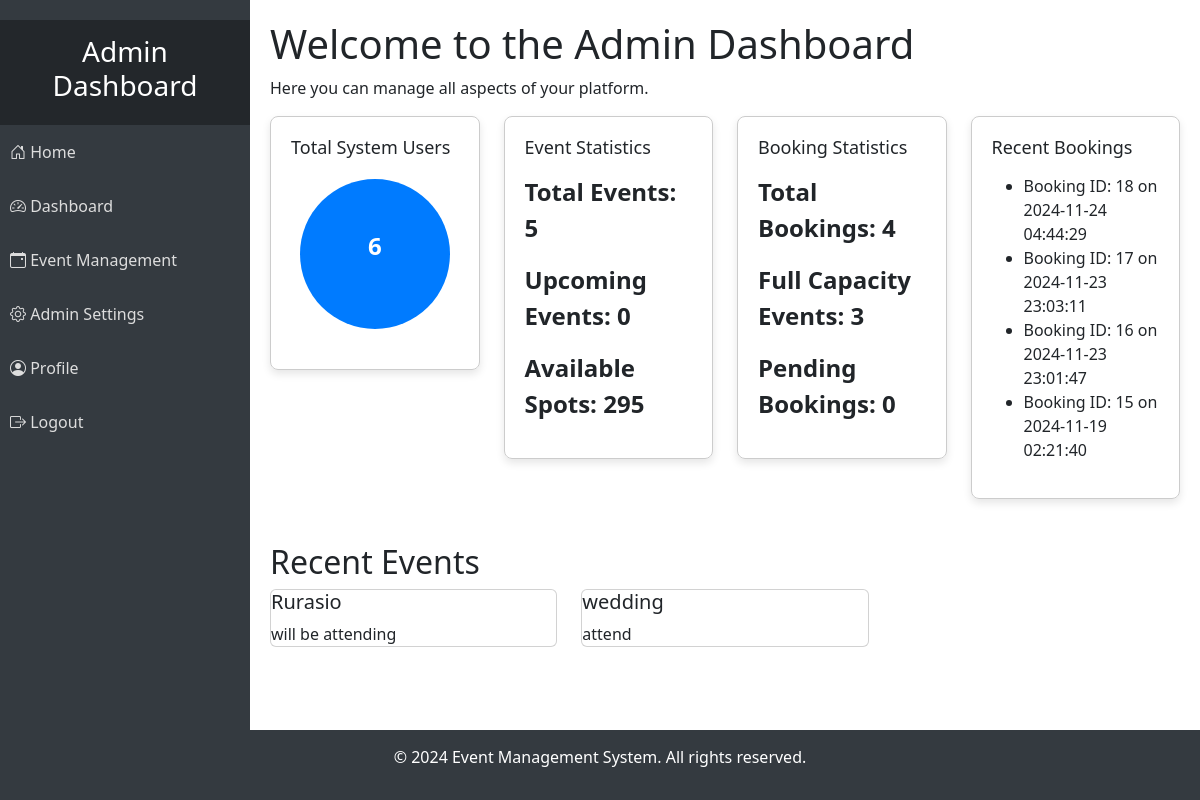
/admins/admin_dashboard.php, run on the app's committed database.
### tables this page shows
CREATE TABLE `bookings` (
  `id` int(11) NOT NULL,
  `event_id` int(11) NOT NULL,
  `user_id` int(11) NOT NULL,
  `num_seats` int(11) NOT NULL,
  `booking_date` datetime DEFAULT current_timestamp(),
  `amount` decimal(10,2) NOT NULL,
  `mpesa_code` varchar(255) DEFAULT NULL,
  `approval_status` enum('pending','approved','rejected') DEFAULT 'pending'
);

CREATE TABLE `events` (
  `id` int(11) NOT NULL,
  `name` varchar(255) NOT NULL,
  `date` date NOT NULL,
  `location` varchar(255) NOT NULL,
  `capacity` int(10) NOT NULL,
  `cost` int(20) NOT NULL,
  `booking_dateline` date NOT NULL,
  `description` text DEFAULT NULL,
  `event_image` varchar(50) NOT NULL,
  `created_at` timestamp NOT NULL DEFAULT current_timestamp()
);

### admins/admin_dashboard.php (the view, shortened to what this page needs)
<?php
include('admin_sidebar.php');
include('../config/db.php');
$sql_users = "SELECT COUNT(*) as user_count FROM users WHERE role='user'";
$result_users = $conn->query($sql_users);
$user_count = 0;
if ($result_users && $row = $result_users->fetch_assoc()) {
    $user_count = $row['user_count'];
}
$sql_events = "SELECT
                    COUNT(*) AS total_events,
                    COUNT(CASE WHEN date >= NOW() THEN 1 END) AS upcoming_events,
                    SUM(capacity) - COALESCE(SUM(b.num_seats), 0) AS available_spots
                FROM events e
                LEFT JOIN bookings b ON e.id = b.event_id";
$result_events = $conn->query($sql_events);
if ($result_events && $row = $result_events->fetch_assoc()) {
    $total_events = $row['total_events'] ?? 0;
    $upcoming_events = $row['upcoming_events'] ?? 0;
    $available_spots = $row['available_spots'] ?? 0;
} else {
    echo "Error: " . $conn->error;
}
$sql_bookings = "SELECT
                    COUNT(*) as total_bookings,
                    COUNT(DISTINCT event_id) as full_capacity_events,
                    COUNT(CASE WHEN approval_status = 'pending' THEN 1 END) as pending_bookings
                 FROM bookings";
$result_bookings = $conn->query($sql_bookings);
if ($result_bookings && $row = $result_bookings->fetch_assoc()) {
    $total_bookings = $row['total_bookings'] ?? 0;
    $full_capacity_events = $row['full_capacity_events'] ?? 0;
    $pending_bookings = $row['pending_bookings'] ?? 0;
} else {
    echo "Error: " . $conn->error;
}
$sql_recent_bookings = "SELECT * FROM bookings ORDER BY booking_date DESC LIMIT 5";
$result_recent_bookings = $conn->query($sql_recent_bookings);
$sql_recent_events = "SELECT * FROM events ORDER BY date DESC LIMIT 2";
$result_recent_events = $conn->query($sql_recent_events);
?>
<!DOCTYPE html>
<html lang="en">
<head>
    <link href="../assets/css/bootstrap.min.css" rel="stylesheet">
    <link href="https://cdn.jsdelivr.net/npm/bootstrap-icons/font/bootstrap-icons.css" rel="stylesheet">
</head>
<body>
    <div class="content">
        <h1>Welcome to the Admin Dashboard</h1>
        <p>Here you can manage all aspects of your platform.</p>
        <div class="row">
            <div class="col-md-3">
                <div class="widget">
                    <h4>Total System Users</h4>
                    <div class="user-count-circle">
                        <p><?php echo $user_count; ?></p>
                    </div>
                </div>
            </div>
            <div class="col-md-3">
    <div class="widget">
        <h4>Event Statistics</h4>
        <p>Total Events: <?php echo $total_events; ?></p>
        <p>Upcoming Events: <?php echo $upcoming_events; ?></p>
        <p>Available Spots: <?php echo $available_spots; ?></p>
    </div>
</div>
<div class="col-md-3">
    <div class="widget">
        <h4>Booking Statistics</h4>
        <p>Total Bookings: <?php echo $total_bookings; ?></p>
        <p>Full Capacity Events: <?php echo $full_capacity_events; ?></p>
        <p>Pending Bookings: <?php echo $pending_bookings; ?></p>
    </div>
</div>
            <div class="col-md-3">
                <div class="widget">
                    <h4>Recent Bookings</h4>
                    <ul>
                        <?php while ($booking = $result_recent_bookings->fetch_assoc()): ?>
                            <li>Booking ID: <?php echo $booking['id']; ?> on <?php echo $booking['booking_date']; ?></li>
                        <?php endwhile; ?>
                    </ul>
                </div>
            </div>
        </div>
        <h2 class="mt-4">Recent Events</h2>
        <div class="row">
            <?php while ($event = $result_recent_events->fetch_assoc()): ?>
                <div class="col-md-4">
                    <div class="card">
                            <h5 class="card-title"><?php echo htmlspecialchars($event['name']); ?></h5>
                            <p class="card-text"><?php echo htmlspecialchars(substr($event['description'], 0, 100)); ?></p>
                    </div>
                </div>
            <?php endwhile; ?>
        </div>
    </div>
    <footer>
        <p>&copy; 2024 Event Management System. All rights reserved.</p>
    </footer>
</body>
</html>

### admins/admin_sidebar.php (shortened to what this page needs)
<div class="sidebar">
    <div class="sidebar-header">
        <h3>Admin Dashboard</h3>
    </div>
    <ul class="nav flex-column">
        <li class="nav-item">
            <a class="nav-link" href="index.php">
                <i class="bi bi-house-door"></i> Home
            </a>
        </li>
        <li class="nav-item">
            <a class="nav-link" href="admin_dashboard.php">
                <i class="bi bi-speedometer2"></i> Dashboard
            </a>
        </li>
        <li class="nav-item">
            <a class="nav-link" href="event_management.php">
                <i class="bi bi-calendar-event"></i> Event Management
            </a>
        </li>
        <li class="nav-item">
            <a class="nav-link" href="admin_settings.php">
                <i class="bi bi-gear"></i> Admin Settings
            </a>
        </li>
        <li class="nav-item">
            <a class="nav-link" href="profile.php">
                <i class="bi bi-person-circle"></i> Profile
            </a>
        </li>
        <li class="nav-item">
            <a class="nav-link" href="logout.php">
                <i class="bi bi-box-arrow-right"></i> Logout
            </a>
        </li>
    </ul>
</div>

### admins/admin_sidebar.php (style rules this page uses)
.sidebar { width: 250px; background-color: #343a40; color: #fff; position: fixed; top: 0; bottom: 0; z-index: 1000; display: flex; flex-direction: column; transition: transform 0.3s ease, width 0.3s ease; }
.sidebar a { color: #ddd; text-decoration: none; display: block; padding: 10px; margin: 5px 0; border-radius: 5px; transition: background-color 0.3s ease; }
.sidebar-header { padding: 15px; background-color: #23272b; text-align: center; font-size: 1.25rem; font-weight: bold; }

### admins/admin_dashboard.php (style rules this page uses)
.sidebar { width: 250px; position: fixed; top: 0; left: 0; bottom: 0; padding-top: 20px; z-index: 1000; overflow-y: auto; }
.nav-link { color: white; font-size: 16px; }
.content { margin-left: 250px; padding: 20px; }
footer { position: fixed; bottom: 0; width: 100%; background-color: #343a40; color: white; text-align: center; padding: 15px 0; }
.user-count-circle { width: 150px; height: 150px; border-radius: 50%; background-color: #007bff; color: white; display: flex; justify-content: center; align-items: center; font-size: 36px; font-weight: bold; margin: 20px auto; }
.widget { border: 1px solid #ccc; border-radius: 8px; padding: 20px; margin-bottom: 20px; box-shadow: 0 4px 8px rgba(0, 0, 0, 0.1); }
.widget h4 { font-size: 18px; margin-bottom: 15px; }
.widget p { font-size: 24px; font-weight: bold; }

### data on the page
bookings: id "18", booking_date "2024-11-24 04:44:29"
bookings: id "17", booking_date "2024-11-23 23:03:11"
bookings: id "16", booking_date "2024-11-23 23:01:47"
bookings: id "15", booking_date "2024-11-19 02:21:40"
events: name "Rurasio", description "will be attending"
events: name "wedding", description "attend"

### other printed values
$user_count "6"
$total_events "5"
$upcoming_events "0"
$available_spots "295"
$total_bookings "4"
$full_capacity_events "3"
$pending_bookings "0"
